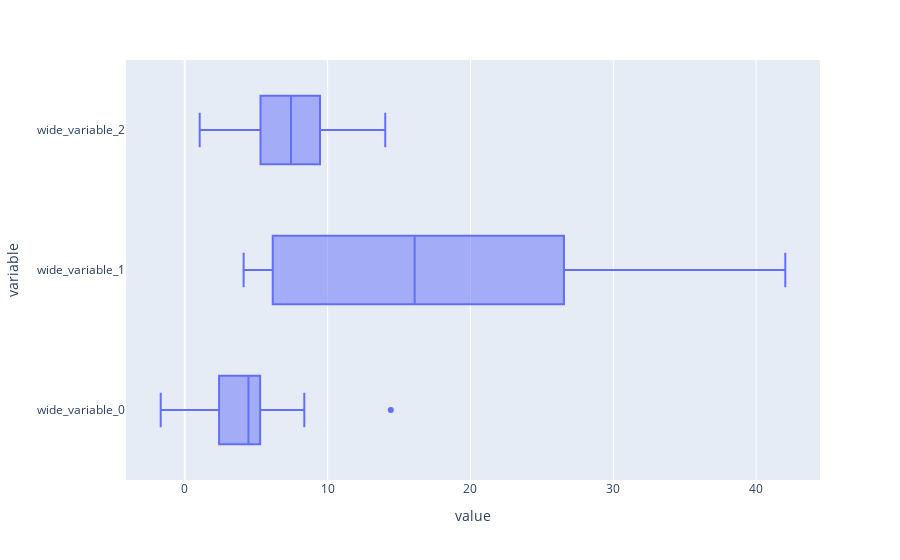

Source (notebook cell):
### Code cell
px.box(x=[year_1df,year_3df,year_5df])

### Figure 1 — Plotly figure (JSON) as saved in the notebook; plotly's stock layout.template omitted (floating-point values rounded to 4 significant figures)
{"data": [{"alignmentgroup": "True", "hovertemplate": "value=%{x}<br>variable=%{y}<extra></extra>", "legendgroup": "", "marker": {"color": "#636efa"}, "name": "", "notched": false, "offsetgroup": "", "orientation": "h", "showlegend": false, "type": "box", "x": [2.45, 5.364, 4.257, 0.4625, 5.247, 8.367, 3.984, 14.42, 4.133, 4.342, 4.727, 1.427, 3.562, 7.9, 0.2864, 5.318, 7.42, -1.687, 0.9, 4.516, -0.1033, 1.892, 1.386, 5.579, 5.25, 5.157, 4.809, 3.291, 5.4, 4.957, 2.4, 5.223, 2.215, 4.394, 5.543, 5.232, 5.276, 4.008, 23.22, 4.418, 5.229, 20.65, 11.51, 33.57, 7.542, 8.329, 30.7, 16.04, 7.045, 29.52, 14.15, 10.35, 26.36, 4.118, 16.15, 19.95, 26.54, 5.479, 25.94, 28.34, 23.98, 4.135, 6.065, 6.25, 6.227, 31.49, 4.616, 25.74, 31.03, 4.981, 17.18, 28.87, 6.157, 42.04, 5.836, 30.32, 9.127, 4.036, 5.3, 8.512, 7.341, 14.03, 5.447, 4.786, 9.933, 6.374, 6.245, 10.19, 5.771, 7, 10.36, 3.109, 9.157, 9.273, 9.285, 7.563, 7.53, 9.467, 10.53, 4.45, 5.735, 4.971, 6.518, 12.33, 4.184, 12.21, 11.06, 1.042, 4.88, 10.24, 5.596, 7.864, 3.696, 8.946], "x0": " ", "xaxis": "x", "y": ["wide_variable_0", "wide_variable_0", "wide_variable_0", "wide_variable_0", "wide_variable_0", "wide_variable_0", "wide_variable_0", "wide_variable_0", "wide_variable_0", "wide_variable_0", "wide_variable_0", "wide_variable_0", "wide_variable_0", "wide_variable_0", "wide_variable_0", "wide_variable_0", "wide_variable_0", "wide_variable_0", "wide_variable_0", "wide_variable_0", "wide_variable_0", "wide_variable_0", "wide_variable_0", "wide_variable_0", "wide_variable_0", "wide_variable_0", "wide_variable_0", "wide_variable_0", "wide_variable_0", "wide_variable_0", "wide_variable_0", "wide_variable_0", "wide_variable_0", "wide_variable_0", "wide_variable_0", "wide_variable_0", "wide_variable_0", "wide_variable_0", "wide_variable_1", "wide_variable_1", "wide_variable_1", "wide_variable_1", "wide_variable_1", "wide_variable_1", "wide_variable_1", "wide_variable_1", "wide_variable_1", "wide_variable_1", "wide_variable_1", "wide_variable_1", "wide_variable_1", "wide_variable_1", "wide_variable_1", "wide_variable_1", "wide_variable_1", "wide_variable_1", "wide_variable_1", "wide_variable_1", "wide_variable_1", "wide_variable_1", "wide_variable_1", "wide_variable_1", "wide_variable_1", "wide_variable_1", "wide_variable_1", "wide_variable_1", "wide_variable_1", "wide_variable_1", "wide_variable_1", "wide_variable_1", "wide_variable_1", "wide_variable_1", "wide_variable_1", "wide_variable_1", "wide_variable_1", "wide_variable_1", "wide_variable_2", "wide_variable_2", "wide_variable_2", "wide_variable_2", "wide_variable_2", "wide_variable_2", "wide_variable_2", "wide_variable_2", "wide_variable_2", "wide_variable_2", "wide_variable_2", "wide_variable_2", "wide_variable_2", "wide_variable_2", "wide_variable_2", "wide_variable_2", "wide_variable_2", "wide_variable_2", "wide_variable_2", "wide_variable_2", "wide_variable_2", "wide_variable_2", "wide_variable_2", "wide_variable_2", "wide_variable_2", "wide_variable_2", "wide_variable_2", "wide_variable_2", "wide_variable_2", "wide_variable_2", "wide_variable_2", "wide_variable_2", "wide_variable_2", "wide_variable_2", "wide_variable_2", "wide_variable_2", "wide_variable_2", "wide_variable_2"], "y0": " ", "yaxis": "y"}], "layout": {"boxmode": "group", "legend": {"tracegroupgap": 0}, "margin": {"t": 60}, "xaxis": {"anchor": "y", "domain": [0, 1], "title": {"text": "value"}}, "yaxis": {"anchor": "x", "domain": [0, 1], "title": {"text": "variable"}}}}
